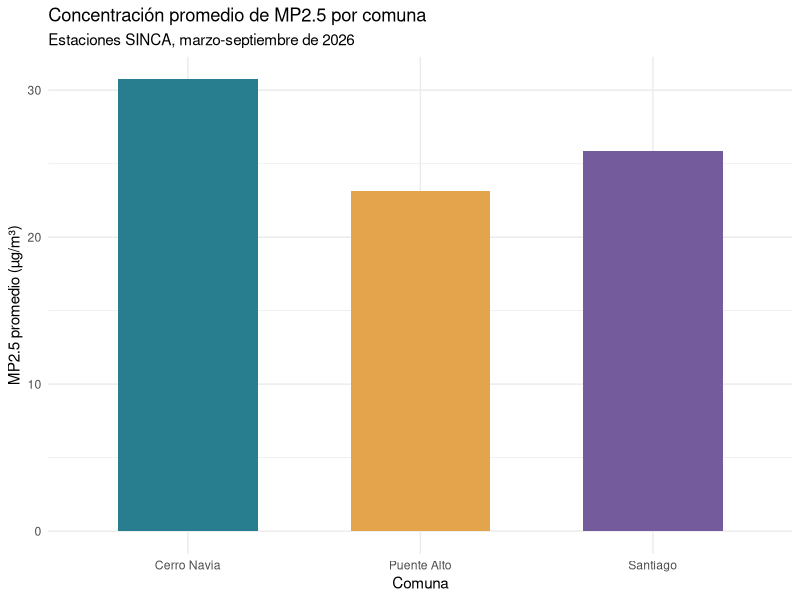
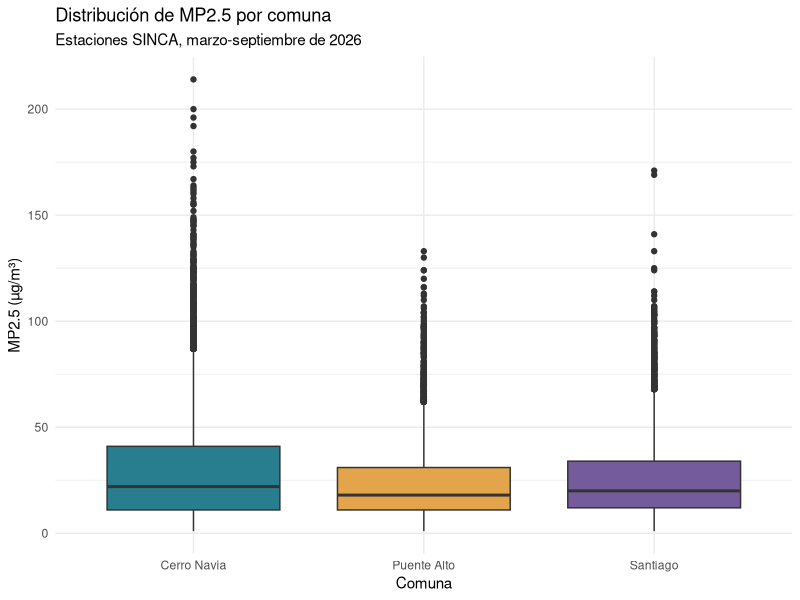
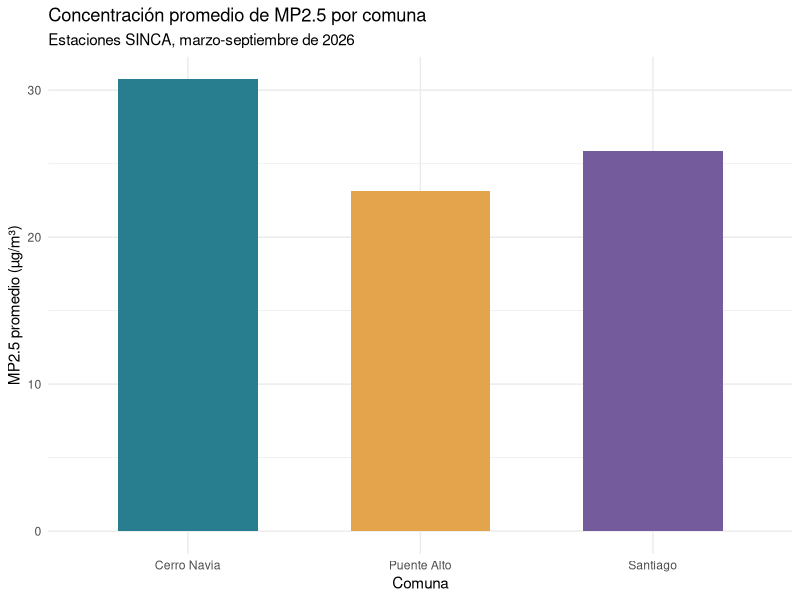
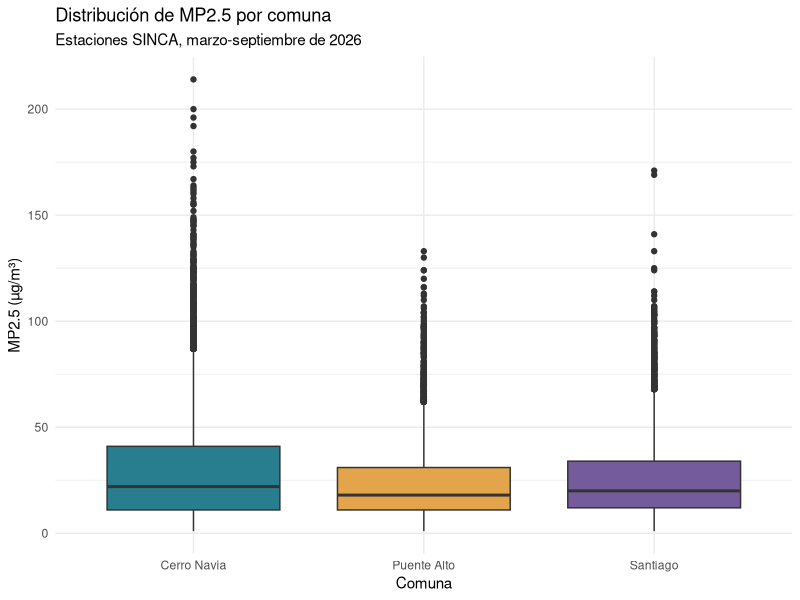

Generate these figures, in order, with R:
# ============================================================
# ACTIVIDAD SEMANAL 9: GROUP BY Y NEST
# Comparación de MP2.5 entre comunas de Santiago
# Datos de estaciones SINCA, marzo-septiembre de 2026
# ============================================================

library(tidyverse)
library(lubridate)

# Comprobar que R encuentre los archivos CSV
list.files("datos/sinca")


# 1. IMPORTAR DATOS DE LAS TRES ESTACIONES SINCA

santiago <- read_delim(
  "datos/sinca/SINCA_Parque_OHiggins_MP25_2026.csv",
  delim = ";"
) |>
  mutate(comuna = "Santiago")

cerro_navia <- read_delim(
  "datos/sinca/SINCA_Cerro_Navia_MP25_2026.csv",
  delim = ";"
) |>
  mutate(comuna = "Cerro Navia")

puente_alto <- read_delim(
  "datos/sinca/SINCA_Puente_Alto_MP25_2026.csv",
  delim = ";"
) |>
  mutate(comuna = "Puente Alto")


# Verificar la importación de datos
dim(santiago)
dim(cerro_navia)
dim(puente_alto)

names(santiago)


# 2. UNIR LOS REGISTROS DE LAS TRES COMUNAS

datos_mp25 <- bind_rows(
  santiago,
  cerro_navia,
  puente_alto
)

# Verificar los registros por comuna
datos_mp25 |>
  count(comuna)


# 3. Preparar las concentraciones y las fechas

datos_mp25 <- datos_mp25 |>
  mutate(
    mp25 = coalesce(
      `Registros validados`,
      `Registros preliminares`,
      `Registros no validados`
    ),
    fecha_hora = ymd_hm(
      paste(`FECHA (YYMMDD)`, `HORA (HHMM)`)
    )
  )

# Comprobar las nuevas variables
datos_mp25 |>
  select(comuna, fecha_hora, mp25) |>
  head(10)


# 4. AGRUPAR LOS REGISTROS POR COMUNA CON GROUP_BY Y NEST

datos_agrupados <- datos_mp25 |>
  group_by(comuna) |>
  nest()

# Visualizar las tablas agrupadas
datos_agrupados

# Comprobar la información de la primera tabla interna
datos_agrupados$data[[1]]


# 5. CALCULAR ESTADÍSTICAS POR COMUNA CON MAP

resumir_mp25 <- function(datos) {
  datos |>
    summarise(
      n = sum(!is.na(mp25)),
      promedio = mean(mp25, na.rm = TRUE),
      mediana = median(mp25, na.rm = TRUE),
      desviacion = sd(mp25, na.rm = TRUE)
    )
}

resultados <- datos_agrupados |>
  ungroup() |>
  mutate(resumen = map(data, resumir_mp25))

resultados


# 6. EXTRAER LAS ESTADÍSTICAS CON UNNEST

tabla_resumen <- resultados |>
  select(comuna, resumen) |>
  unnest(resumen)

tabla_resumen


# 7. GRÁFICO COMPARATIVO DEL MP2.5 PROMEDIO

grafico_promedios <- ggplot(
  tabla_resumen,
  aes(x = comuna, y = promedio, fill = comuna)
) +
  geom_col(width = 0.6) +
  scale_fill_manual(values = c(
    "Cerro Navia" = "#287D8E",
    "Puente Alto" = "#E3A44B",
    "Santiago" = "#735B9C"
  )) +
  labs(
    title = "Concentración promedio de MP2.5 por comuna",
    subtitle = "Estaciones SINCA, marzo-septiembre de 2026",
    x = "Comuna",
    y = "MP2.5 promedio (µg/m³)"
  ) +
  theme_minimal() +
  theme(legend.position = "none")

# Mostrar gráfico de promedios
grafico_promedios


# Guardar gráfico comparativo de estaciones SINCA

ggsave(
  "imagenes/comparacion_mp25_estaciones_SINCA_2026.png",
  plot = grafico_promedios,
  width = 8,
  height = 5,
  dpi = 300
)


# 8. BOXPLOT DE MP2.5 POR COMUNA

grafico_boxplot <- ggplot(
  datos_mp25,
  aes(x = comuna, y = mp25, fill = comuna)
) +
  geom_boxplot(na.rm = TRUE) +
  scale_fill_manual(values = c(
    "Cerro Navia" = "#287D8E",
    "Puente Alto" = "#E3A44B",
    "Santiago" = "#735B9C"
  )) +
  labs(
    title = "Distribución de MP2.5 por comuna",
    subtitle = "Estaciones SINCA, marzo-septiembre de 2026",
    x = "Comuna",
    y = "MP2.5 (µg/m³)"
  ) +
  theme_minimal() +
  theme(legend.position = "none")

# Mostrar boxplot
grafico_boxplot


# Guardar boxplot de estaciones SINCA

ggsave(
  "imagenes/boxplot_mp25_estaciones_SINCA_2026.png",
  plot = grafico_boxplot,
  width = 8,
  height = 5,
  dpi = 300
)

datos_agrupados
